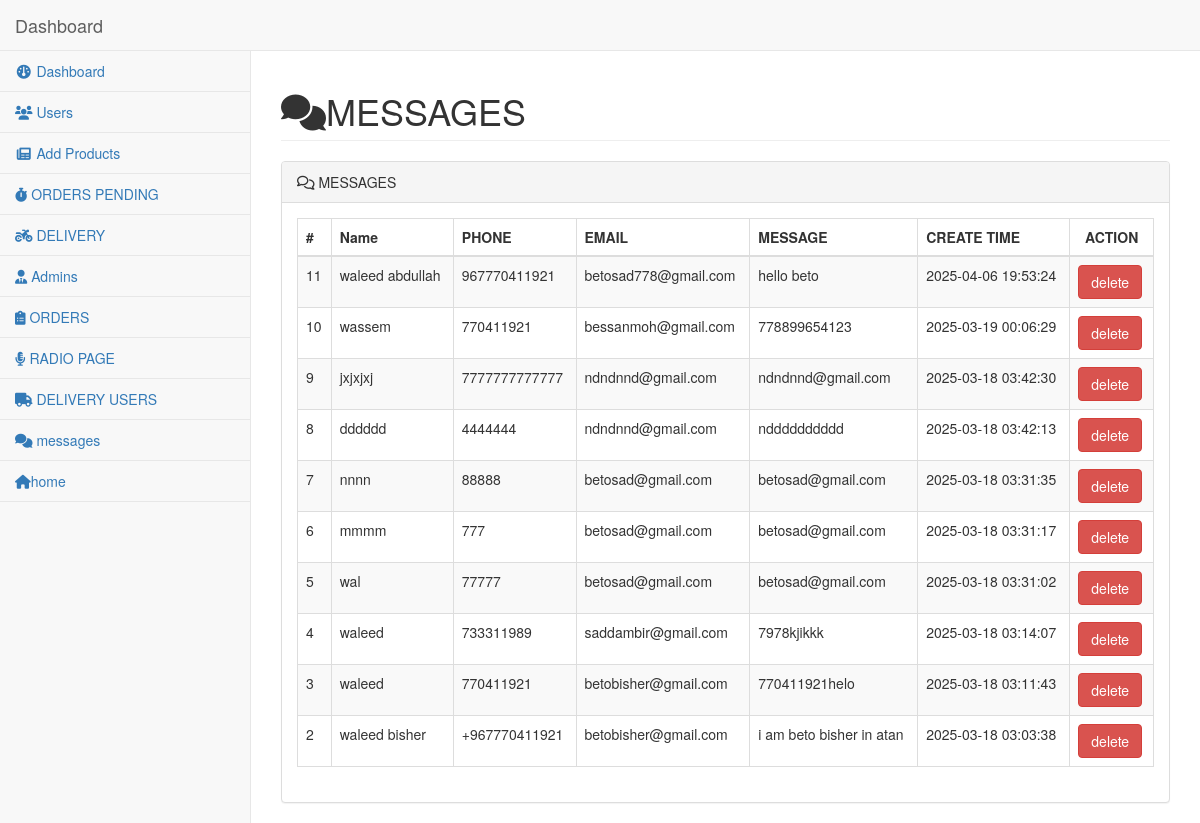
The app's page /cp/messages.php (signed in) with its own data.
### tables this page shows
CREATE TABLE `messages` (
  `ID` int(11) NOT NULL,
  `NAME` varchar(255) NOT NULL,
  `PHONE` varchar(30) NOT NULL DEFAULT '+967',
  `EMAIL` varchar(255) NOT NULL,
  `MESSAGE` text NOT NULL,
  `CREATE_AT` timestamp NOT NULL DEFAULT current_timestamp()
);

### cp/messages.php (the view, shortened to what this page needs)
<?php
  include "header.php";
    require "../connection.php";
?>
<div id="page-wrapper">
    <div class="row">
        <div class="col-lg-12">
            <h1 class="page-header"><i class="fa-solid fa-comments"></i>MESSAGES</h1>
        </div>
    </div>
    <div class="row">
        <div class="col-xs-12">
            <div class="panel panel-default">
                <div class="panel-heading">
                <i class="fa-regular fa-comments"></i> MESSAGES
                </div>
                <div class="panel-body">
                    <div class="row">
                        <div class="col-xs-12">
                            <div class="table-responsive">
                                <table class="table table-bordered table-hover table-striped" >
                                    <thead >
                                        <tr >
                                            <th>#</th>
                                            <th>Name</th>
                                            <th >PHONE</th>
                                            <th >EMAIL</th>
                                            <th colspan=''>MESSAGE</th>
                                            <th >CREATE TIME</th>
                                            <th colspan='' style='text-align:center'>ACTION</th>
                                        </tr>
                                    </thead>
                                    <tbody>
                                    <?php
                                     $sql = "select * from messages order by ID desc";
                                     $q = $con->prepare($sql);
                                     $q->execute();
                                     if($q->rowcount())
                                     {
                                        $result = $q->fetchall();
                                        foreach($result as $row)
                                        {
                                            $id = $row["ID"];
                                            $name = $row["NAME"];
                                            $phone = $row["PHONE"];
                                            $email = $row["EMAIL"];
                                            $message = $row["MESSAGE"];
                                            $time = $row["CREATE_AT"];
                                            echo "<tr>";
                                                echo "<td>$id</td>";
                                                echo "<td>$name</td>";
                                                echo "<td>$phone</td>";
                                                echo "<td>$email</td>";
                                                echo "<td>$message</td>";
                                                echo "<td>$time</td>";
                                                echo "<td>";
                                                echo "<a href='?action=delete&id=$id' class='btn btn-danger'  title='delete' onclick=\"return confirm('are you sure')\" >delete </a> ";
                                                echo"</td>";
                                            echo "</tr>";
                                        }
                                     }
                                    ?>
                                    </tbody>
                                </table>
                            </div>
                        </div>
                    </div>
                </div>
            </div>
        </div>
    </div>
</div>
</div>
</body>
</html>

### cp/css/custom.css (style rules this page uses)
body { background-color: #f8f8f8; }
#page-wrapper { padding: 0 15px; min-height: 568px; background-color: white; }
@media (min-width: 768px) { #page-wrapper { position: inherit; margin: 0 0 0 250px; padding: 0 30px; border-left: 1px solid #e7e7e7; } }

### records on screen
messages: ID "11", NAME "waleed abdullah", PHONE "967770411921", EMAIL "betosad778@gmail.com", MESSAGE "hello beto", CREATE_AT "2025-04-06 19:53:24"
messages: ID "10", NAME "wassem", PHONE "770411921", EMAIL "bessanmoh@gmail.com", MESSAGE "778899654123", CREATE_AT "2025-03-19 00:06:29"
messages: ID "9", NAME "jxjxjxj", PHONE "7777777777777", EMAIL "ndndnnd@gmail.com", MESSAGE "ndndnnd@gmail.com", CREATE_AT "2025-03-18 03:42:30"
messages: ID "8", NAME "dddddd", PHONE "4444444", EMAIL "ndndnnd@gmail.com", MESSAGE "ndddddddddd", CREATE_AT "2025-03-18 03:42:13"
messages: ID "7", NAME "nnnn", PHONE "88888", EMAIL "betosad@gmail.com", MESSAGE "betosad@gmail.com", CREATE_AT "2025-03-18 03:31:35"
messages: ID "6", NAME "mmmm", PHONE "777", EMAIL "betosad@gmail.com", MESSAGE "betosad@gmail.com", CREATE_AT "2025-03-18 03:31:17"
messages: ID "5", NAME "wal", PHONE "77777", EMAIL "betosad@gmail.com", MESSAGE "betosad@gmail.com", CREATE_AT "2025-03-18 03:31:02"
messages: ID "4", NAME "waleed", PHONE "733311989", EMAIL "saddambir@gmail.com", MESSAGE "7978kjikkk", CREATE_AT "2025-03-18 03:14:07"
messages: ID "3", NAME "waleed", PHONE "770411921", EMAIL "betobisher@gmail.com", MESSAGE "770411921helo", CREATE_AT "2025-03-18 03:11:43"
messages: ID "2", NAME "waleed bisher", PHONE "+967770411921", EMAIL "betobisher@gmail.com", MESSAGE "i am beto bisher in atan", CREATE_AT "2025-03-18 03:03:38"
